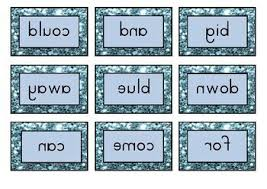
#> input picture images.jpeg, 267 x 189 px
$ python image_processing.py
#> lines starting #> are read from the running program, lines starting #| are printed output that depends on the picture
from PIL import Image
img=Image.open('images.jpeg')
#> img is the input picture: PIL image 267x189 RGB; mean R, G, B 170.9, 186.8, 196.3
transposed_img=img.transpose(Image.FLIP_LEFT_RIGHT)
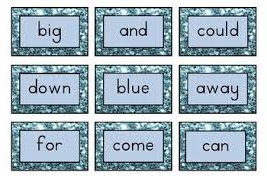
#> transposed_img: PIL image 267x189 RGB; mean R, G, B 170.9, 186.8, 196.3
transposed_img.save('output.jpeg')
